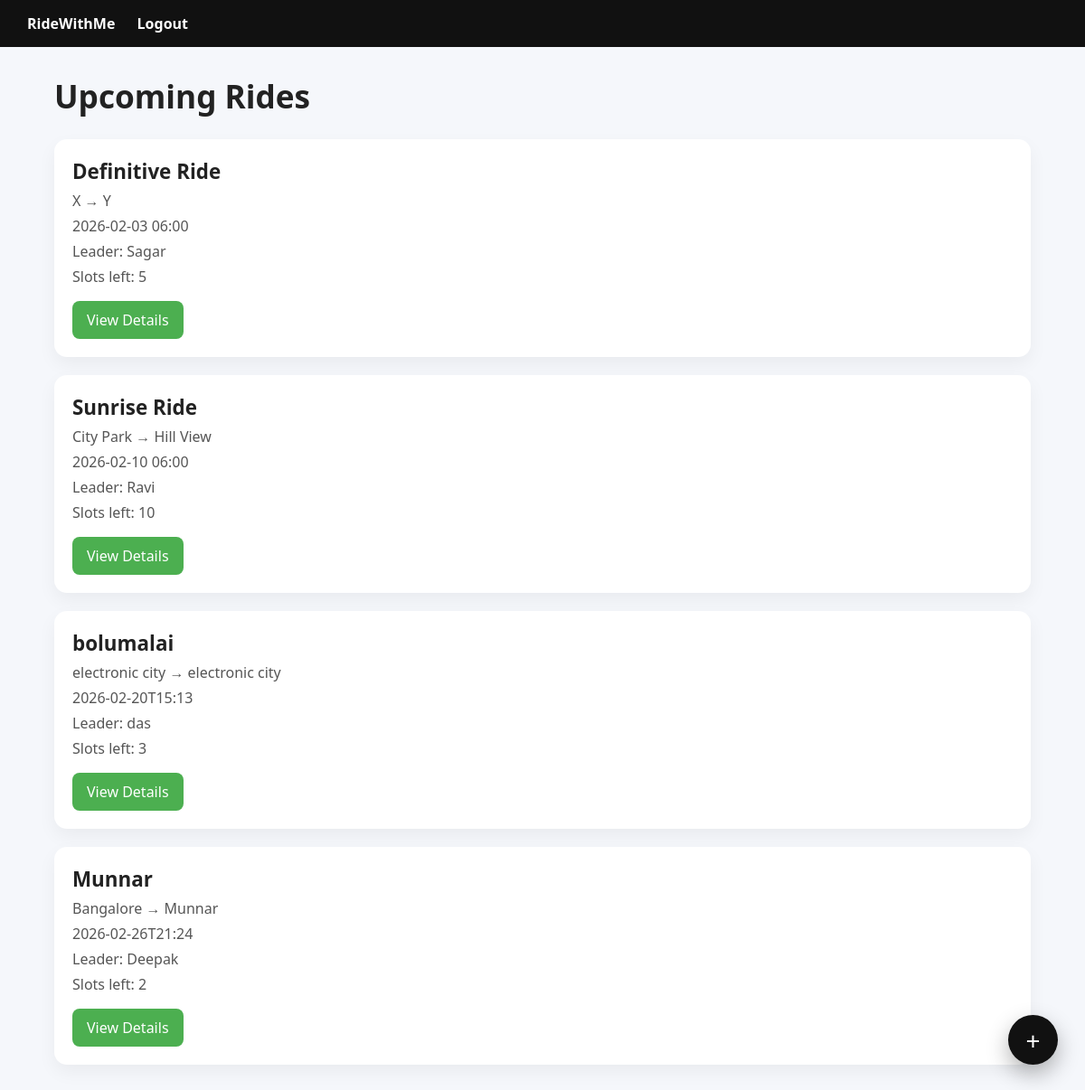
/ (signed in), run on the app's committed database.
### tables this page shows
CREATE TABLE rides (
    id INTEGER PRIMARY KEY AUTOINCREMENT,
    title TEXT NOT NULL,
    description TEXT,
    start_location TEXT NOT NULL,
    end_location TEXT NOT NULL,
    start_datetime TEXT NOT NULL,
    max_participants INTEGER NOT NULL,
    leader_name TEXT NOT NULL,
    leader_contact TEXT NOT NULL,
    created_at TEXT DEFAULT CURRENT_TIMESTAMP
);

### app/blueprints/rides/routes.py (the view)
@rides_bp.route("/")
def home():
    rides = list_rides()
    return render_template("home.html", rides=rides)

### app/__init__.py (called while the page is built)
def create_app():
    app = Flask(__name__)
    app.config.from_object("app.config.Config")
    @app.context_processor
    def inject_config():
        return dict(config=app.config)
    from app.blueprints.rides.routes import rides_bp
    app.register_blueprint(rides_bp)
    app.register_blueprint(admin_bp)
    app.register_blueprint(auth_bp)
    app.teardown_appcontext(close_db)
    return app

### app/blueprints/rides/repository.py (called while the page is built)
def get_upcoming_rides():
    db = get_db()
    cursor = db.execute("""
        SELECT *,
        (max_participants) as available_slots
        FROM rides
        ORDER BY start_datetime ASC
    """)
    return cursor.fetchall()

### app/blueprints/rides/services.py (called while the page is built)
def list_rides():
    return get_upcoming_rides()

### app/db.py (called while the page is built)
def get_db():
    if "db" not in g:
        g.db = sqlite3.connect(
            current_app.config["DATABASE"],
            detect_types=sqlite3.PARSE_DECLTYPES
        )
        g.db.row_factory = sqlite3.Row
    return g.db

### app/templates/home.html
{% extends "base.html" %}
{% block content %}
<h1>Upcoming Rides</h1>
{% for ride in rides %}
  <div class="ride-card">
    <div class="ride-title">{{ ride.title }}</div>
    <div class="meta">
      {{ ride.start_location }} → {{ ride.end_location }}
    </div>
    <div class="meta">
      {{ ride.start_datetime }}
    </div>
    <div class="meta">
      Leader: {{ ride.leader_name }}
    </div>
    <div class="meta">
      Slots left: {{ ride.available_slots }}
    </div>
    <a class="btn" href="/rides/{{ ride.id }}">View Details</a>
  </div>
{% endfor %}
{% if config.ADMIN_MODE %}
<a class="floating-add" href="/admin/rides/new">+</a>
{% endif %}
{% endblock %}

### app/static/css/style.css (style rules this page uses)
body { font-family: 'Segoe UI', sans-serif; margin: 0; background: #f5f7fb; color: #222; }
h1 { font-size: 2.2rem; }
.ride-card { background: white; padding: 20px; margin-bottom: 20px; border-radius: 14px; box-shadow: 0 8px 20px rgba(0,0,0,0.05); transition: 0.3s; }
.ride-title { font-size: 1.4rem; font-weight: bold; }
.meta { color: #555; margin: 6px 0; }
.btn { background: #4CAF50; color: white; padding: 10px 16px; border-radius: 8px; text-decoration: none; display: inline-block; margin-top: 10px; }
.floating-add { position: fixed; bottom: 30px; right: 30px; background: #111; color: white; font-size: 28px; width: 55px; height: 55px; border-radius: 50%; display: flex; align-items: center; justify-content: center; text-decoration: none; box-shadow: 0 10px 25px rgba(0,0,0,0.3); }

### data on the page
rides: title "Definitive Ride", start_location "X", end_location "Y", start_datetime "2026-02-03 06:00", leader_name "Sagar", available_slots "5"
rides: title "Sunrise Ride", start_location "City Park", end_location "Hill View", start_datetime "2026-02-10 06:00", leader_name "Ravi", available_slots "10"
rides: title "bolumalai", start_location "electronic city", end_location "electronic city", start_datetime "2026-02-20T15:13", leader_name "das", available_slots "3"
rides: title "Munnar", start_location "Bangalore", end_location "Munnar", start_datetime "2026-02-26T21:24", leader_name "Deepak", available_slots "2"
